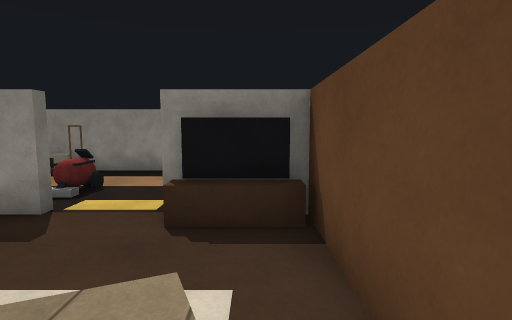
[1] (above)

16 first-person views from a walk through a scene from a Unity 3-D project. The camera is 1.4 m above the floor, tilts 6° down and sees 80° across. The floor is counted in squares, 1 m on a side. Each view is taken from the middle of a square. On the plan, view 1 faces up. The plan holds only what a view shows up to about 14 squares ahead; the rest is blank. The place goes on beyond the plan. Surface patterns are stand-ins for the level's own textures.

[2]
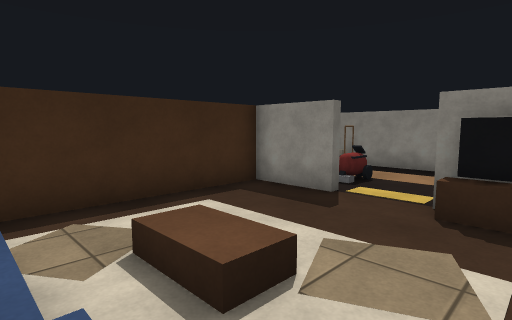

[3]
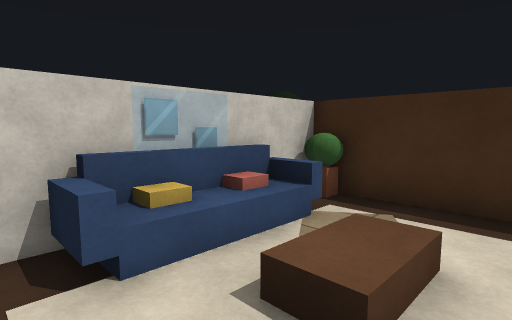

[4]
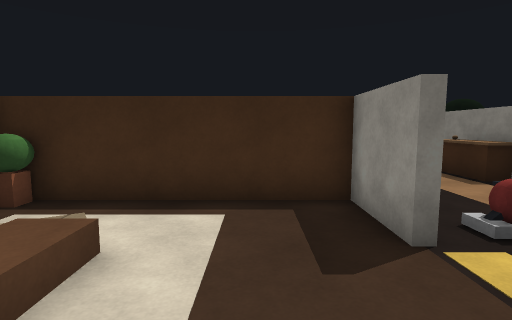

[5]
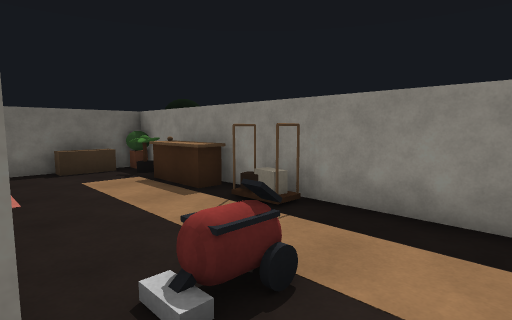

[6]
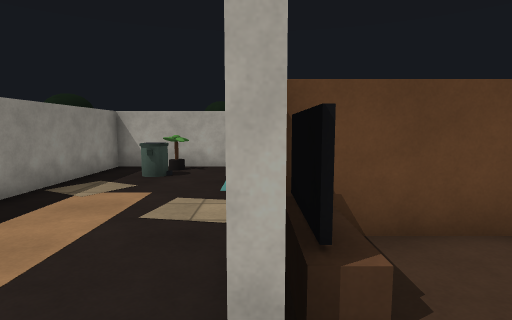

[7]
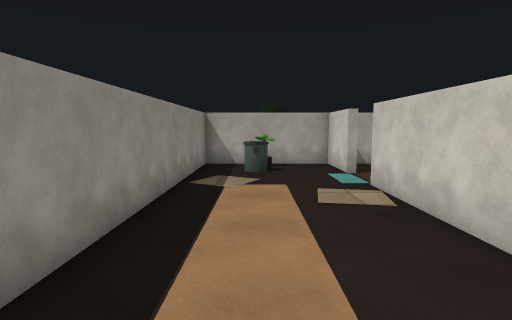

[8]
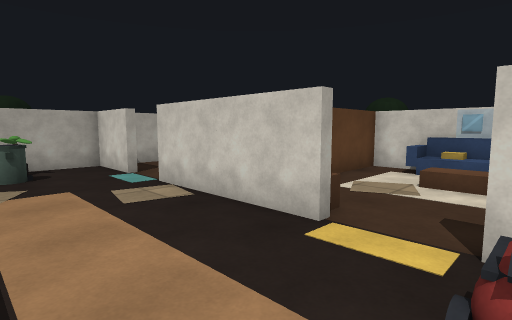

[9]
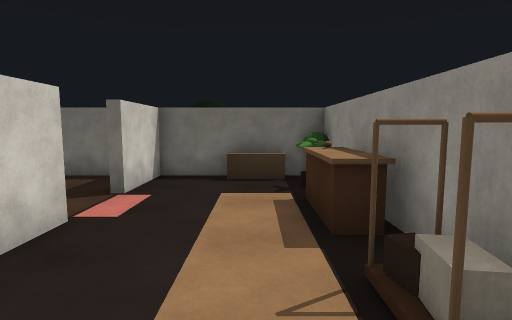

[10]
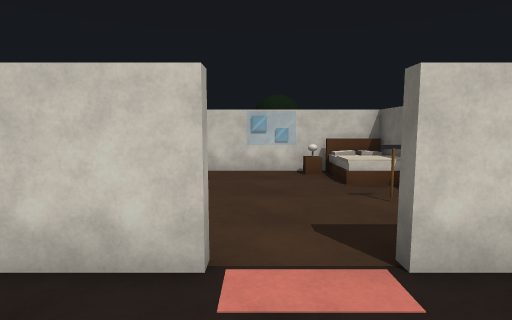

[11]
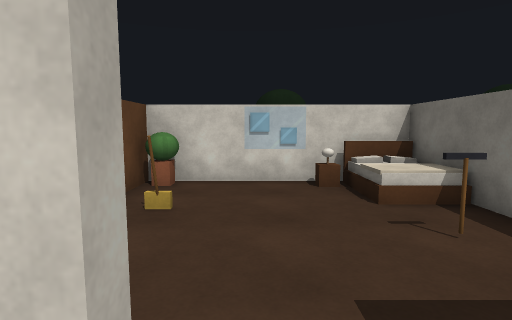

[12]
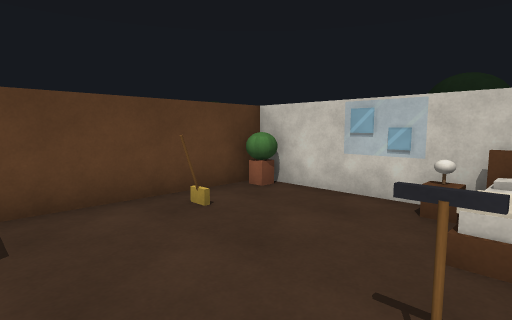

[13]
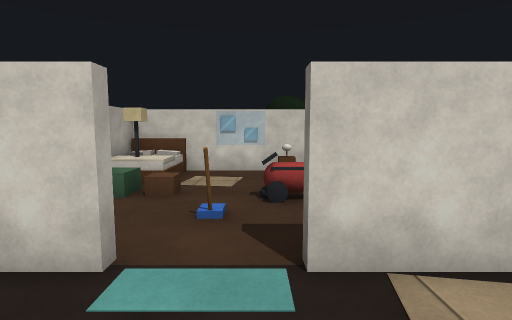

[14]
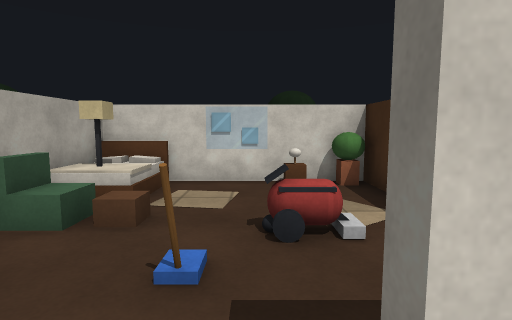

[15]
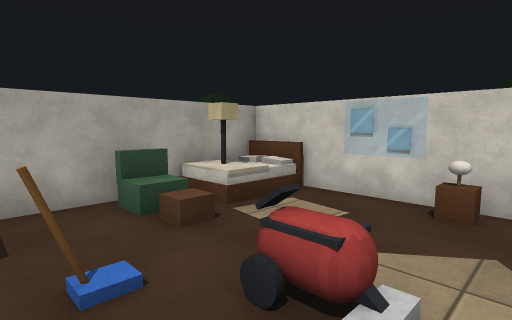

[16]
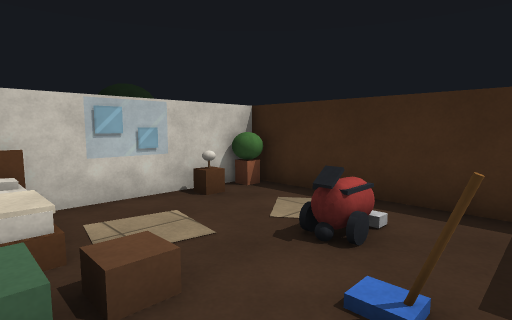

### Floor plan
Key: @ floor where view 1 was taken; # wall or solid block; . main floor; : floor 0.25 m higher than the main floor; / step, stairs or slope; = window, fence, low wall or low ledge; ^ raised ledge; O other object.
Columns run from 13 left of view 1 to 8 right of it. Each row starts with its distance up from view 1.
 10 ######################
  9 #OOOOOOO.............#
  8 OO.................OO#
  7 #........O..........O#
  6 #........:...........#
  5 ###..#####..#####..###
  4 #......#....^^#...O..#
  3 #......#......#......#
  2 #O.....#......#.OO..=#
  1 #......#..OO..#......#
  0 O .....#.....@#.....O#
 -1 O O...O#O////.#O...OO#
 -2 #=########OO###O####O#

Where each view was taken, in squares from view 1:
view 1: 0 up, 0 right, facing up
view 2: 1 down, 0 right, facing up-left
view 3: 2 up, 0 right, facing down-left
view 4: 3 up, 0 right, facing left
view 5: 5 up, 2 left, facing up-left
view 6: 5 up, 3 left, facing right
view 7: 8 up, 4 left, facing right
view 8: 9 up, 4 left, facing down-right
view 9: 8 up, 4 left, facing left
view 10: 8 up, 9 left, facing down
view 11: 6 up, 9 left, facing down
view 12: 4 up, 12 left, facing down-right
view 13: 8 up, 4 right, facing down
view 14: 6 up, 4 right, facing down
view 15: 4 up, 2 right, facing down-right
view 16: 4 up, 7 right, facing down-left
